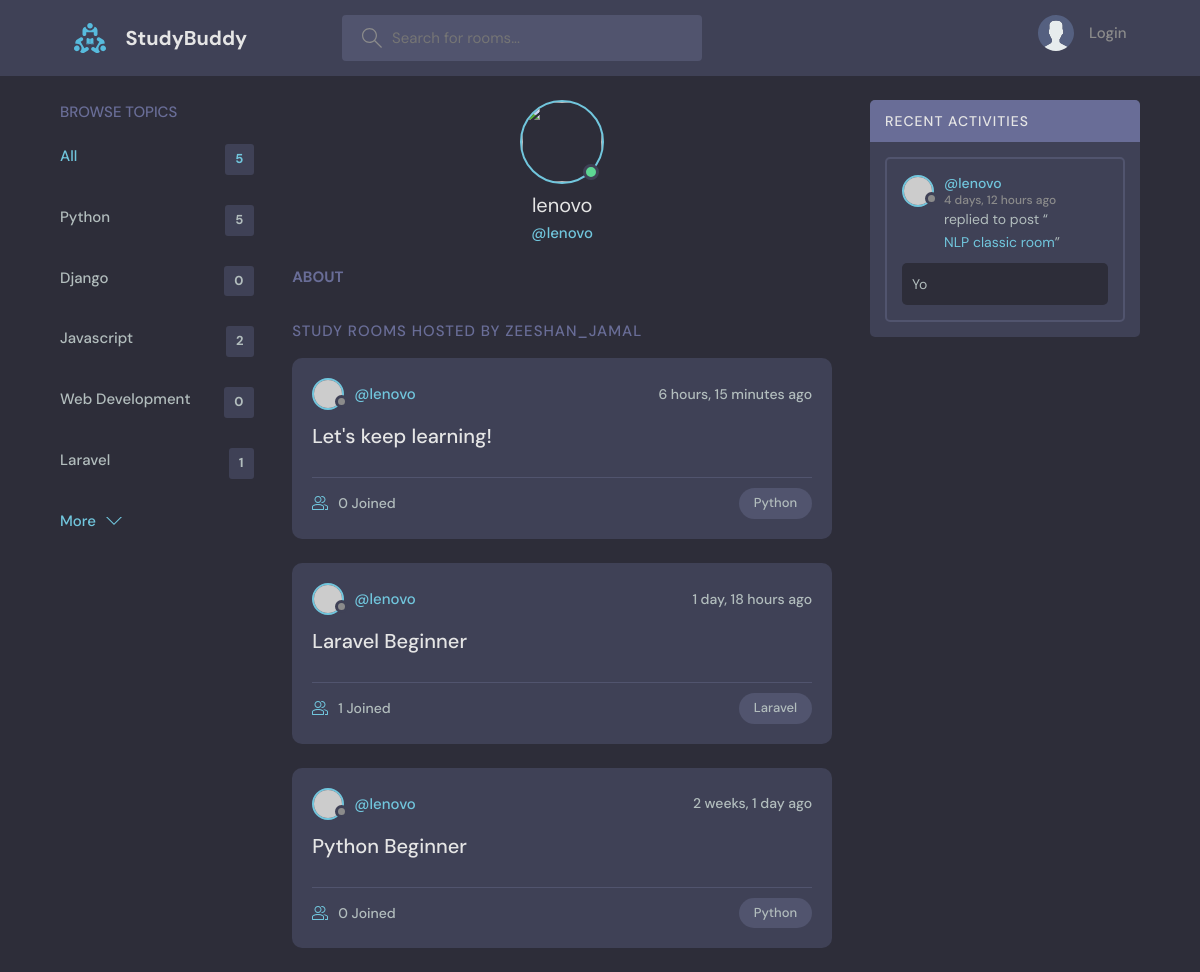
Screenshot of /profile/10/ with the database file from the repository.
### base/models.py (models this page shows, shortened)
class Topic(models.Model):
    name = models.CharField(max_length=200)

class Room(models.Model):
    host = models.ForeignKey(User, on_delete=models.SET_NULL, null=True)
    topic = models.ForeignKey(Topic, on_delete=models.SET_NULL, null=True)
    name = models.CharField(max_length=200)
    description = models.TextField(null=True, blank=True)
    participants = models.ManyToManyField(User, related_name="participants", blank=True)
    updated = models.DateTimeField(auto_now=True)
    created = models.DateTimeField(auto_now_add=True)
    class Meta:
        ordering = ["-updated", "-created"]
    def __str__(self):
        return self.name

class Message(models.Model):
    user = models.ForeignKey(User, on_delete=models.CASCADE)
    room = models.ForeignKey(Room, on_delete=models.CASCADE)
    body = models.TextField()
    updated = models.DateTimeField(auto_now=True)
    created = models.DateTimeField(auto_now_add=True)
    class Meta:
        ordering = ["-updated", "-created"]

### base/views.py (the view)
# urls.py: path("profile/<str:pk>/", views.userProfile, name="user-profile"),
def userProfile(request, pk):
    user = User.objects.get(id=pk)
    rooms = user.room_set.all()
    room_messages = user.message_set.all()
    topics = Topic.objects.all()
    context = {
        "user": user,
        "rooms": rooms,
        "room_messages": room_messages,
        "topics": topics,
    }
    return render(request, "base/profile.html", context)

### base/templates/base/profile.html (shortened to what this page needs)
{% extends 'main.html' %}
{% block content %}
<main class="profile-page layout layout--3">
  <div class="container">
    {% include 'base/topics_component.html' %}
    <div class="roomList">
      <div class="profile">
        <div class="profile__avatar">
          <div class="avatar avatar--large active">
            <img src="{{user.avatar.url}}" />
          </div>
        </div>
        <div class="profile__info">
          <h3>{{user.username}}</h3>
          <p>@{{user.username}}</p>
        </div>
        <div class="profile__about">
          <h3>About</h3>
        </div>
      </div>
      <div class="roomList__header">
        <div>
          <h2>Study Rooms Hosted by Zeeshan_Jamal</a>
          </h2>
        </div>
      </div>
      {% include 'base/feed_component.html' %}
    </div>
    {% include 'base/activity_component.html' %}
  </div>
</main>
{% endblock content %}

### base/templates/base/topics_component.html
<div class="topics">
    <div class="topics__header">
        <h2>Browse Topics</h2>
    </div>
    <ul class="topics__list">
        <li>
            <a href="{% url 'home' %}" class="active">All <span>{{topics.count}}</span></a>
        </li>
        {% for topic in topics %}
        <li>
            <a href="{% url 'home' %}?q={{topic.name}}">{{topic.name}} <span>{{topic.room_set.all.count}}</span></a>
        </li>
        {% endfor %}
    </ul>
    <a class="btn btn--link" href="topics.html">
        More
        <svg version="1.1" xmlns="http://www.w3.org/2000/svg" width="32" height="32" viewBox="0 0 32 32">
            <title>chevron-down</title>
            <path d="M16 21l-13-13h-3l16 16 16-16h-3l-13 13z"></path>
        </svg>
    </a>
</div>

### base/templates/base/feed_component.html (shortened to what this page needs)
{% for room in rooms %}
<div class="roomListRoom">
    <div class="roomListRoom__header">
        <a href="{% url 'user-profile' room.host.id %}" class="roomListRoom__author">
            <div class="avatar avatar--small">
                <img src="https://randomuser.me/api/portraits/women/11.jpg" />
            </div>
            <span>@{{room.host.username}}</span>
        </a>
        <div class="roomListRoom__actions">
            <span>{{room.created|timesince}} ago</span>
        </div>
    </div>
    <div class="roomListRoom__content">
        <a href="{% url 'room' room.id %}">{{room.name}}</a>
    </div>
    <div class="roomListRoom__meta">
        <a href="{% url 'room' room.id %}" class="roomListRoom__joined">
            {{room.participants.all.count}} Joined
        </a>
        <p class="roomListRoom__topic">{{room.topic.name}}</p>
    </div>
</div>
{% endfor %}

### base/templates/base/activity_component.html (shortened to what this page needs)
<div class="activities">
  <div class="activities__header">
    <h2>Recent Activities</h2>
  </div>
  {% for message in room_messages %}
  <div class="activities__box">
    <div class="activities__boxHeader roomListRoom__header">
      <a href="{% url 'user-profile' message.user.id %}" class="roomListRoom__author">
        <div class="avatar avatar--small">
          <img src="https://randomuser.me/api/portraits/women/11.jpg" />
        </div>
        <p>
          @{{message.user}}
          <span>{{message.created|timesince}} ago</span>
        </p>
      </a>
    </div>
    <div class="activities__boxContent">
      <p>replied to post “<a href="{% url 'room' message.room.id %}">{{message.room}}</a>”</p>
      <div class="activities__boxRoomContent">
        {{message.body}}
      </div>
    </div>
  </div>
  {% endfor %}
</div>

### rows the page displays
Topic: name "Python", room_set.all.count "5"
Topic: name "Django", room_set.all.count "0"
Topic: name "Javascript", room_set.all.count "2"
Topic: name "Web Development", room_set.all.count "0"
Topic: name "Laravel", room_set.all.count "1"
Room: host.username "lenovo", created "6 hours, 15 minutes", name "Let's keep learning!", participants.all.count "0", topic.name "Python"
Room: host.username "lenovo", created "1 day, 18 hours", name "Laravel Beginner", participants.all.count "1", topic.name "Laravel"
Room: host.username "lenovo", created "2 weeks, 1 day", name "Python Beginner", participants.all.count "0", topic.name "Python"
Message: user "lenovo", created "4 days, 12 hours", room "NLP classic room", body "Yo"

### other values shown
{{ topics.count }} "5"
{{ user.username }} "lenovo"
